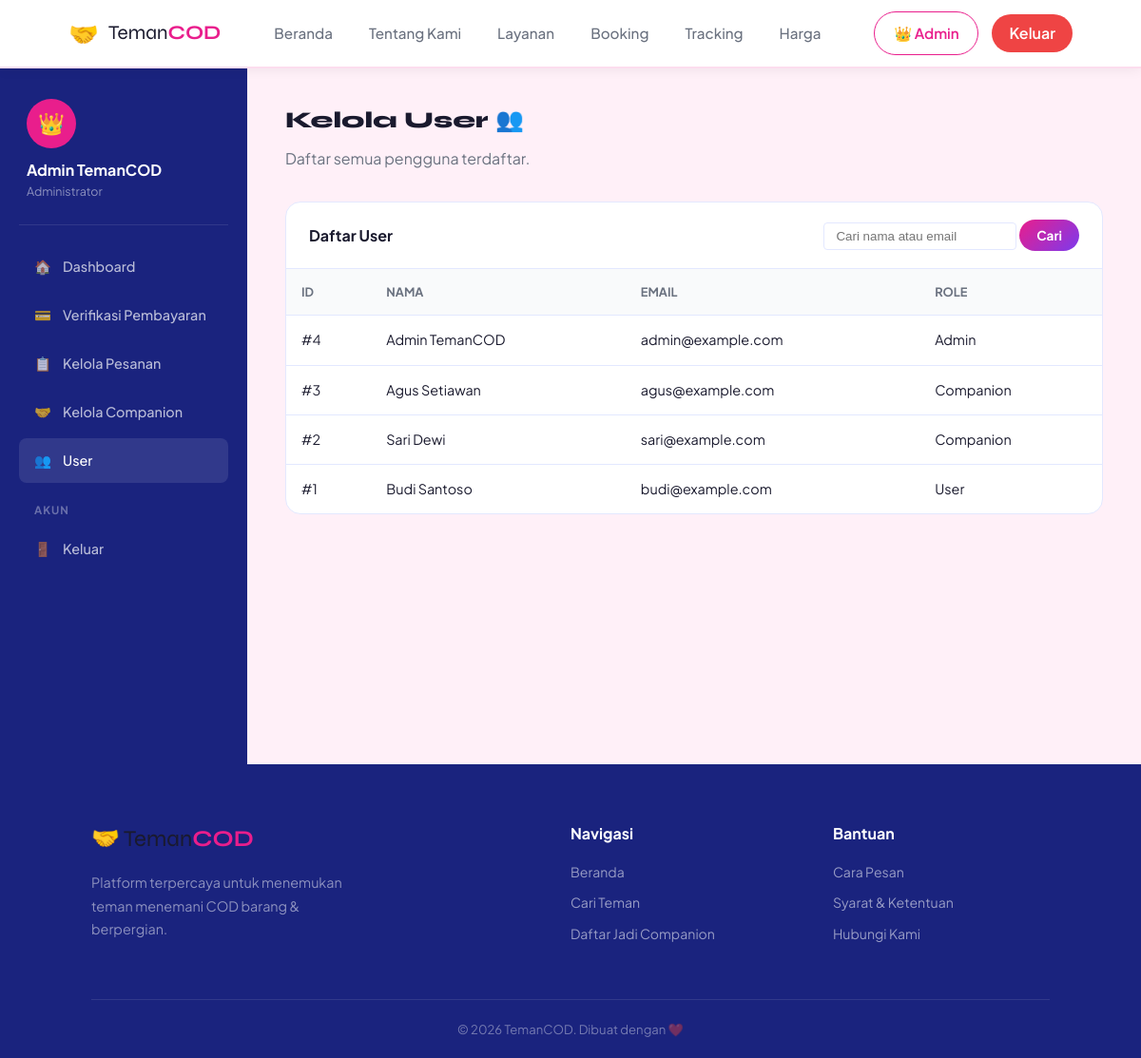
/pages/admin_users.php (signed in), run on the app's committed database.
### tables this page shows
CREATE TABLE IF NOT EXISTS `users` (
  `id` INT AUTO_INCREMENT PRIMARY KEY,
  `nama` VARCHAR(255) NOT NULL,
  `email` VARCHAR(255) NOT NULL UNIQUE,
  `password` VARCHAR(255) NOT NULL,
  `no_hp` VARCHAR(50) DEFAULT NULL,
  `role` ENUM('user', 'companion', 'admin') NOT NULL DEFAULT 'user',
  `foto` VARCHAR(255) DEFAULT NULL,
  `created_at` TIMESTAMP DEFAULT CURRENT_TIMESTAMP
);

### includes/functions.php (called while the page is built, shortened)
<?php
function isLoggedIn() {
    return isset($_SESSION['user_id']);
}
function isAdmin() {
    return isset($_SESSION['role']) && $_SESSION['role'] === 'admin';
}
?>

### pages/admin_users.php (the view, shortened to what this page needs)
<?php
require_once '../includes/config.php';
require_once '../includes/functions.php';
include '../includes/header.php';
?>
<div class="dashboard-wrapper">
    <aside class="sidebar">
        <div style="padding:0 8px 24px;border-bottom:1px solid rgba(255,255,255,0.1);margin-bottom:20px">
            <div style="width:52px;height:52px;background:var(--primary);border-radius:50%;display:flex;align-items:center;justify-content:center;font-size:1.4rem;margin-bottom:10px">👑</div>
            <div style="color:#fff;font-weight:700"><?= htmlspecialchars($_SESSION['nama']) ?></div>
            <div style="color:rgba(255,255,255,0.5);font-size:0.78rem">Administrator</div>
        </div>
        <nav class="sidebar-menu">
            <a href="admin_dashboard.php"><span>🏠</span> Dashboard</a>
            <a href="admin_verifikasi.php"><span>💳</span> Verifikasi Pembayaran</a>
            <a href="admin_pesanan.php"><span>📋</span> Kelola Pesanan</a>
            <a href="admin_companion.php"><span>🤝</span> Kelola Companion</a>
            <a href="admin_users.php" class="active"><span>👥</span> User</a>
            <div class="sidebar-title">Akun</div>
            <a href="logout.php"><span>🚪</span> Keluar</a>
        </nav>
    </aside>
    <main class="main-content">
        <div class="page-title">Kelola User 👥</div>
        <div class="page-subtitle">Daftar semua pengguna terdaftar.</div>
<?php
    $search = '';
    if (!empty($_GET['q'])) {
        $search = $conn->real_escape_string($_GET['q']);
        $sql = "SELECT * FROM users WHERE (nama LIKE '%$search%' OR email LIKE '%$search%') ORDER BY id DESC";
    } else {
        $sql = "SELECT * FROM users ORDER BY id DESC";
    }
    $result = $conn->query($sql);
?>
        <div class="card" style="margin-top:24px;">
            <div class="card-header-bar">
                <h3>Daftar User</h3>
                <form method="GET" style="margin-left:auto;">
                    <input type="text" name="q" placeholder="Cari nama atau email" value="<?= htmlspecialchars($search) ?>" class="input" style="padding:6px 12px;border-radius:4px;border:1px solid var(--border);"/>
                    <button type="submit" class="btn btn-primary btn-sm">Cari</button>
                </form>
            </div>
            <div class="table-wrapper">
                <?php if ($result && $result->num_rows > 0): ?>
                <table>
                    <thead>
                        <tr>
                            <th>ID</th>
                            <th>Nama</th>
                            <th>Email</th>
                            <th>Role</th>
                        </tr>
                    </thead>
                    <tbody>
                        <?php while ($u = $result->fetch_assoc()): ?>
                        <tr>
                            <td>#<?= $u['id'] ?></td>
                            <td><?= htmlspecialchars($u['nama']) ?></td>
                            <td><?= htmlspecialchars($u['email']) ?></td>
                            <td><?= ucfirst($u['role']) ?></td>
                        </tr>
                        <?php endwhile; ?>
                    </tbody>
                </table>
                <?php else: ?>
                <div class="empty-state"><div class="icon">📭</div><h3>Tidak ada user</h3></div>
                <?php endif; ?>
            </div>
        </div>
    </main>
</div>
<?php include '../includes/footer.php'; ?>

### includes/header.php (shortened to what this page needs)
<!DOCTYPE html>
<html lang="id">
<head>
    <link rel="stylesheet" href="<?= BASE_URL ?>css/style.css">
</head>
<body>
<nav class="navbar">
    <a href="<?= BASE_URL ?>" class="nav-logo">
        <span class="logo-icon">🤝</span>
        <span class="logo-text">Teman<strong>COD</strong></span>
    </a>
    <ul class="nav-links">
        <li><a href="<?= BASE_URL ?>">Beranda</a></li>
        <li><a href="<?= BASE_URL ?>pages/tentang.php">Tentang Kami</a></li>
        <li><a href="<?= BASE_URL ?>pages/layanan.php">Layanan</a></li>
        <li><a href="<?= BASE_URL ?>pages/companions.php">Booking</a></li>
        <li><a href="<?= BASE_URL ?>pages/tracking.php">Tracking</a></li>
        <li><a href="<?= BASE_URL ?>pages/harga.php">Harga</a></li>
    </ul>
    <div class="nav-actions">
        <?php if (isLoggedIn()): ?>
            <?php if (isAdmin()): ?>
                <a href="<?= BASE_URL ?>pages/admin_dashboard.php" class="btn-outline-sm">
                    👑 Admin
                </a>
            <?php else: ?>
                <a href="<?= BASE_URL ?>pages/dashboard.php" class="btn-outline-sm">
                    👤 <?= $_SESSION['nama'] ?>
                </a>
            <?php endif; ?>
            <a href="<?= BASE_URL ?>pages/logout.php" class="btn-danger-sm">
                Keluar
            </a>
        <?php endif; ?>
    </div>
</nav>

### includes/footer.php (shortened to what this page needs)
<footer class="footer">
    <div class="footer-content">
        <div class="footer-brand">
            <span class="logo-text" style="font-size:1.5rem">🤝 Teman<strong>COD</strong></span>
            <p>Platform terpercaya untuk menemukan teman menemani COD barang & berpergian.</p>
        </div>
        <div class="footer-links">
            <h4>Navigasi</h4>
            <a href="<?= BASE_URL ?>">Beranda</a>
            <a href="<?= BASE_URL ?>pages/companions.php">Cari Teman</a>
            <a href="<?= BASE_URL ?>pages/register.php">Daftar Jadi Companion</a>
        </div>
        <div class="footer-links">
            <h4>Bantuan</h4>
            <a href="#">Cara Pesan</a>
            <a href="#">Syarat & Ketentuan</a>
            <a href="#">Hubungi Kami</a>
        </div>
    </div>
    <div class="footer-bottom">
        <p>&copy; <?= date('Y') ?> TemanCOD. Dibuat dengan ❤️</p>
    </div>
</footer>
</body>
</html>

### data on the page
users: id "4", nama "Admin TemanCOD", email "admin@example.com", role "Admin"
users: id "3", nama "Agus Setiawan", email "agus@example.com", role "Companion"
users: id "2", nama "Sari Dewi", email "sari@example.com", role "Companion"
users: id "1", nama "Budi Santoso", email "budi@example.com", role "User"

### other printed values
$_SESSION['nama'] "Admin TemanCOD"
